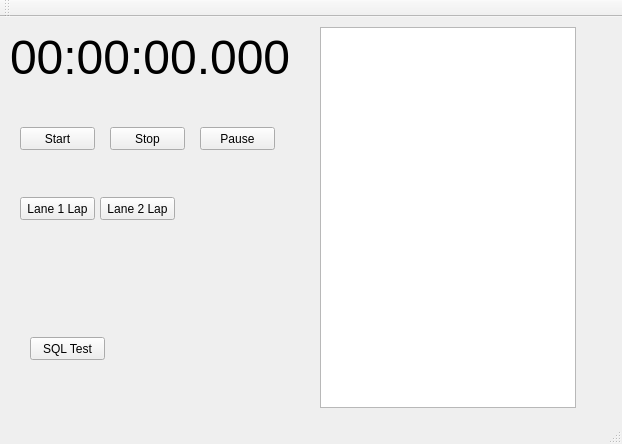
<?xml version="1.0" encoding="UTF-8"?>
<ui version="4.0">
 <class>MainWindow</class>
 <widget class="QMainWindow" name="MainWindow">
  <property name="geometry">
   <rect>
    <x>0</x>
    <y>0</y>
    <width>622</width>
    <height>444</height>
   </rect>
  </property>
  <property name="windowTitle">
   <string>StopWatch</string>
  </property>
  <widget class="QWidget" name="centralWidget">
   <widget class="QPushButton" name="pbStart">
    <property name="geometry">
     <rect>
      <x>20</x>
      <y>110</y>
      <width>75</width>
      <height>23</height>
     </rect>
    </property>
    <property name="text">
     <string>Start</string>
    </property>
   </widget>
   <widget class="QPushButton" name="pbStop">
    <property name="geometry">
     <rect>
      <x>110</x>
      <y>110</y>
      <width>75</width>
      <height>23</height>
     </rect>
    </property>
    <property name="text">
     <string>Stop</string>
    </property>
   </widget>
   <widget class="QPushButton" name="pbPause">
    <property name="geometry">
     <rect>
      <x>200</x>
      <y>110</y>
      <width>75</width>
      <height>23</height>
     </rect>
    </property>
    <property name="text">
     <string>Pause</string>
    </property>
   </widget>
   <widget class="QLabel" name="mLabel">
    <property name="geometry">
     <rect>
      <x>10</x>
      <y>0</y>
      <width>291</width>
      <height>81</height>
     </rect>
    </property>
    <property name="font">
     <font>
      <pointsize>36</pointsize>
     </font>
    </property>
    <property name="text">
     <string>00:00:00.000</string>
    </property>
   </widget>
   <widget class="QPushButton" name="pbLane1Lap">
    <property name="geometry">
     <rect>
      <x>20</x>
      <y>180</y>
      <width>75</width>
      <height>23</height>
     </rect>
    </property>
    <property name="text">
     <string>Lane 1 Lap</string>
    </property>
   </widget>
   <widget class="QTableWidget" name="twLapTimes">
    <property name="geometry">
     <rect>
      <x>320</x>
      <y>10</y>
      <width>256</width>
      <height>381</height>
     </rect>
    </property>
   </widget>
   <widget class="QPushButton" name="pbLane2Lap">
    <property name="geometry">
     <rect>
      <x>100</x>
      <y>180</y>
      <width>75</width>
      <height>23</height>
     </rect>
    </property>
    <property name="text">
     <string>Lane 2 Lap</string>
    </property>
   </widget>
   <widget class="QPushButton" name="pbSQLTest">
    <property name="geometry">
     <rect>
      <x>30</x>
      <y>320</y>
      <width>75</width>
      <height>23</height>
     </rect>
    </property>
    <property name="text">
     <string>SQL Test</string>
    </property>
   </widget>
  </widget>
  <widget class="QMenuBar" name="menuBar">
   <property name="geometry">
    <rect>
     <x>0</x>
     <y>0</y>
     <width>622</width>
     <height>21</height>
    </rect>
   </property>
  </widget>
  <widget class="QToolBar" name="mainToolBar">
   <attribute name="toolBarArea">
    <enum>TopToolBarArea</enum>
   </attribute>
   <attribute name="toolBarBreak">
    <bool>false</bool>
   </attribute>
  </widget>
  <widget class="QStatusBar" name="statusBar"/>
 </widget>
 <layoutdefault spacing="6" margin="11"/>
 <resources/>
 <connections/>
</ui>
